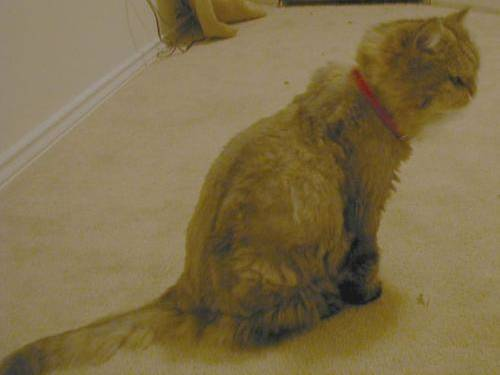
#> input picture ResNet18/data/CatDog/cat.10145.jpg, 500 x 375 px
$ python ResNet18_test_SE5.py --img_path data/CatDog/cat.10145.jpg
#> lines starting #> are read from the running program, lines starting #| are printed output that depends on the picture
import cv2
import time
import argparse
import numpy as np
from PIL import Image
import sophon.sail as sail


def preprocess(img):
    image = Image.fromarray(img)
    # 训练时预处理函数transforms.Resize()默认resample=2, 此处image.reseize()默认resample=3, resample参数需手动加上
    resized_img = np.array(image.resize((224, 224), resample=2))
    out = np.array(resized_img / 255., dtype=np.float32)
    return out.transpose((2, 0, 1))


def main():
    start_time = time.time()
    img = cv2.imread(ARGS.img_path)
#> img is the input picture: shape (375, 500, 3); mean B, G, R 73.1, 110.3, 126.9
    img_array = preprocess(img)
#> in preprocess, `resized_img = np.array(image.resize((224, 224), resample=2))`:
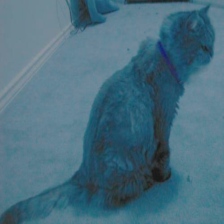
#> resized_img: shape (224, 224, 3); mean R, G, B 73.1, 110.3, 126.9

    # sail core (inference)
    net = sail.Engine(ARGS.bmodel, ARGS.tpu_id, sail.IOMode.SYSIO)
    graph_name = net.get_graph_names()[0]  # get net name
    input_names = net.get_input_names(graph_name)  # [input_names], 输入节点名列表
    output_names = net.get_output_names(graph_name)  # [output_names],输出节点名列表
    input_data = {input_names[0]: np.expand_dims(img_array, axis=0)}

    # 模型推理，推理结果为字典，字典的key值分别是输出节点名
    prediction = net.process(graph_name, input_data)
    end_time = time.time()
    timer = end_time - start_time
    print("-" * 66)
    print('The probability of CATS: %.5f' % prediction[output_names[0]][:, 0])
    print('The probability of DOGS: %.5f' % prediction[output_names[0]][:, 1])
    print("Time consuming: %.5f sec" % timer)
    print("-" * 66)


if __name__ == '__main__':
    PARSER = argparse.ArgumentParser(description='for sail py test')
    PARSER.add_argument('--bmodel', default='./ResNet18_bmodel/compilation.bmodel')
    PARSER.add_argument('--img_path', default='./images/cat.10000.jpg')
    PARSER.add_argument('--tpu_id', default=0, type=int, required=False)
    ARGS = PARSER.parse_args()
    main()
#> (the call stopped at in main, `net = sail.Engine(ARGS.bmodel, ARGS.tpu_id, sail.IOMode.SYSIO)`: sophon is not available in this run)

$ run again, on ResNet18/data/CatDog/cat.10475.jpg
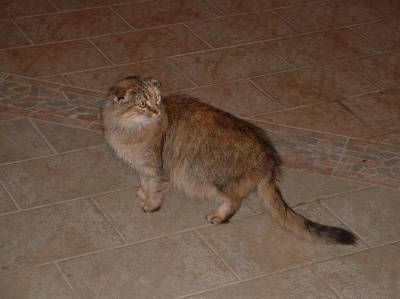
#> input picture ResNet18/data/CatDog/cat.10475.jpg, 400 x 299 px
#> in main, img is the input picture: shape (299, 400, 3); mean B, G, R 66.2, 81.5, 103.6
#> in preprocess, `resized_img = np.array(image.resize((224, 224), resample=2))`:
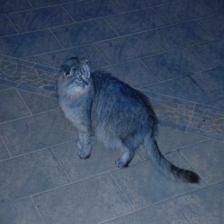
#> resized_img: shape (224, 224, 3); mean R, G, B 66.2, 81.5, 103.6

$ run again, on ResNet18/data/CatDog/cat.1053.jpg
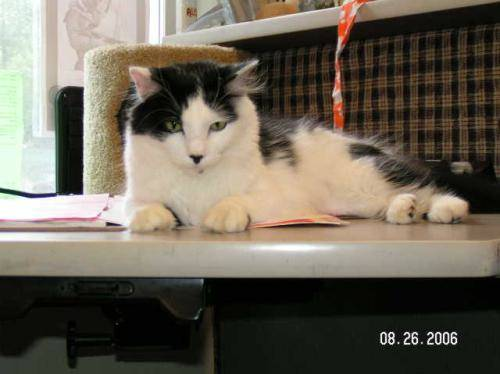
#> input picture ResNet18/data/CatDog/cat.1053.jpg, 500 x 374 px
#> in main, img is the input picture: shape (374, 500, 3); mean B, G, R 87.7, 100.6, 108.1
#> in preprocess, `resized_img = np.array(image.resize((224, 224), resample=2))`:
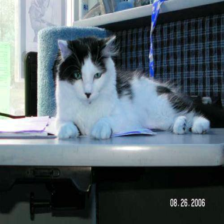
#> resized_img: shape (224, 224, 3); mean R, G, B 87.7, 100.6, 108.1

$ run again, on ResNet18/data/CatDog/cat.10751.jpg
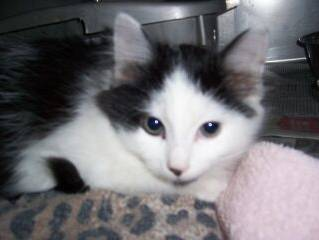
#> input picture ResNet18/data/CatDog/cat.10751.jpg, 319 x 240 px
#> in main, img is the input picture: shape (240, 319, 3); mean B, G, R 115.1, 111.1, 112.9
#> in preprocess, `resized_img = np.array(image.resize((224, 224), resample=2))`:
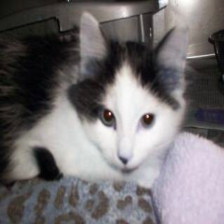
#> resized_img: shape (224, 224, 3); mean R, G, B 115.1, 111.1, 112.9
